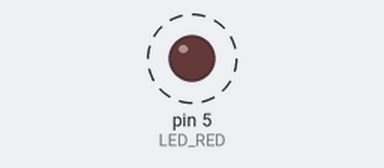
The sketch below on a simulated Arduino Uno, built with avr-gcc and run on an emulated ATmega328P. On the bench: output pins drawn as LEDs (lit = HIGH). Dashed ring = blinking. What the sketch prints to the serial monitor is not drawn.

Above: at 0.5 s.
Timing chart, 0 to 4.6 s (numbered marks = the images above):
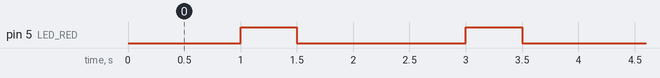

The sketch:

2_12_2.ino
```cpp
#define LED_RED 5

void setup() {
  Serial.begin(9600);
  pinMode(LED_RED,OUTPUT);
}

void loop() {
  Serial.println("hello");
  delay(1000);
  digitalWrite(LED_RED,HIGH);
  delay(500);
  digitalWrite(LED_RED,LOW);
  delay(500);
}
//2_12_2.ino
```

Measured:
- by itself, pin 5 (LED_RED): alternates HIGH for 0.50 s and LOW for 1.5 s
